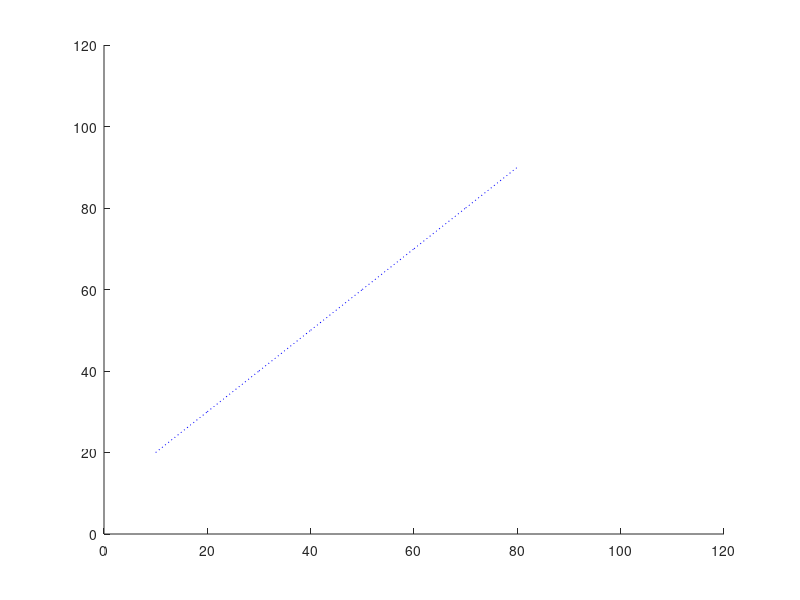

The MATLAB source for this figure:
colors=['b','g','r','c','m','y','k'];
l_type=['-.',':','-','--'];

 i=[10,20,30,40,50,60,70,80,90];
 j=1:2:41;
 axis([0 120 0 120]);
% 
for k=2:1:length(i)-1
line( [ i(k-1) i(k)],[i(k) i(k+1)],[i(k+1) i(k+1)] , 'Color',colors(1) ,'LineStyle',l_type(3) );
pause(0.2)
end